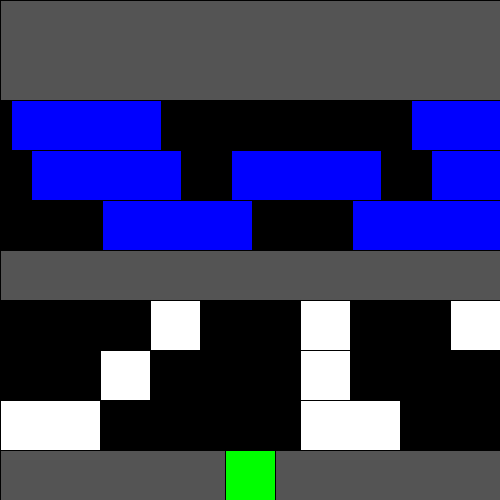
Frame 1 (no input)
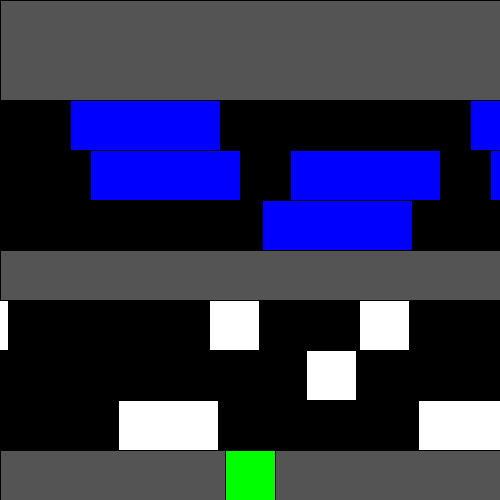
Frame 60 (the mouse pressed at the canvas centre just before this capture)
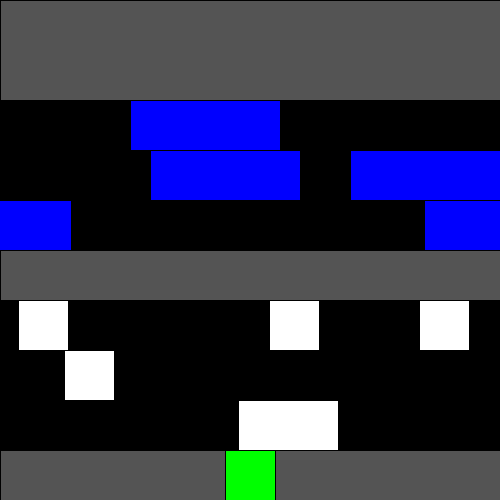
Frame 120 (the mouse held since frame 60 and released just before this capture)

The Processing sketch that drew these frames (run headless with seeded random() and noise(); from frame 60 on, the mouse is pressed at the canvas centre):

// Processing sketch: Frogger
// ── Frogger.pde

Frog frog;
Car cars[];
Log logs[];
float grid=50;

void setup() {
  size(500,500);
  cars=new Car[8];
  logs=new Log[7];
  
  int index=0;
  //ROW 1
  reset();
  for(int i=0;i<2;i++) {
    float x=i*300;
    cars[index] =new Car(x,height-grid*2,grid*2,grid,2);
    index++;
  }
  //ROW2
  for(int i=0;i<2;i++) {
    float x=i*200+100;
    cars[index] =new Car(x,height-grid*3,grid,grid,3.5);
    index++;
  }
  //ROW3
  for(int i=0;i<4;i++) {
    float x=i*150+150;
    cars[index] =new Car(x,height-grid*4,grid,grid,1);
    index++;
  }
  
  //ROW5
  index=0;
  for(int i=0;i<2;i++) {
    float x=i*250+100;
    logs[index] =new Log(x,height-grid*6,grid*3,grid,2.7);
    index++;
  }
  //ROW6

  for(int i=0;i<3;i++) {
    float x=i*200+30;
    logs[index] =new Log(x,height-grid*7,grid*3,grid,1);
    index++;
  }
  //ROW6

  for(int i=0;i<2;i++) {
    float x=i*400+10;
    logs[index] =new Log(x,height-grid*8,grid*3,grid,1);
    index++;
  }
  
  
} 


void reset() {
  frog=new Frog(width/2-grid/2,height-grid,grid);
  frog.attach(null);
  
} 
void draw() {
  background(0);
  fill(215,100);
  rect(0,height-grid,width,grid);
  rect(0,height-grid*5,width,grid);
  rect(0,0,width,grid*2);
  
  for(Car car:cars) {
    car.show();
    car.updateCar();
    if(car.intersects(frog)) {
      reset();
    } 
  }
 
  for(Log log:logs) {
    log.updateCar();
    log.show();

  } 
  if(frog.y<height-grid*5 && frog.y>grid*2) {
    boolean ok=false;
    for(Log log:logs) {
      if(frog.intersects(log)) {
        ok=true;
        frog.attach(log);
        //frog.x+=log.speed;
      } 
      
    } 
    frog.updateByLog();
    if(!ok) {
        reset();
    } 
  } else {
    frog.attach(null);
  } 
  
 
  frog.show();
  
  
} 

void keyPressed() {
  if(keyCode==UP) {
    frog.move(0,-1);
  } else if(keyCode==DOWN) {
    frog.move(0,1);
    
  } else if(keyCode==RIGHT) {
    frog.move(1,0);
  }else if(keyCode==LEFT) {
    frog.move(-1,0);
  } 
  
} 
// ── Car.pde
class Car extends Rectangle {
   float x;
   float y;
   float w;
   float h;
   float speed;
   Car(float _x,float _y,float _w,float _h,float s) {
    super(_x,_y,_w,_h);
    x=_x;
    y=_y;
    w=_w;
    h=_h;
    speed=s;
   
    
  } 
  
  void updateCar() {
    x=x+speed;
    update(x,y,w,h);
    if(x>width+grid) {
      x=-w-grid;
    } 
    
  } 
  
   void show() {
    fill(255);
    rectMode(CORNER);
    rect(x,y,w,h);
   
   
    
  }
  
  
} 
// ── Frog.pde
class Frog extends Rectangle {
  Log attached=null;
  float x,y,w;
  Frog(float _x,float _y,float _w) {
    super(_x,_y,_w,_w);
    x=_x;
    y=_y;
    w=_w;
   
    
  } 
  void attach(Log log) {
    attached=log;
    
  } 
  void show() {
    fill(0,255,0);
    //rectMode(CORNER);
    rect(x,y,w,w);
   
    
  }
  void updateByLog() {
   if(attached!=null) {
     x+=attached.speed;
     
   } 
   frog.x=constrain(x,0,width-w);
    
  }
  void move(float xdir,float ydir) {
    x+=xdir*grid;
    y+=ydir*grid;
    update(x,y,w,w);
    if(x>width||x<0||y>height||y<0) {
        reset();
    } 
    
    
  }
  
} 
// ── Log.pde
class Log extends Car {
    Log(float _x,float _y,float _w,float _h,float s) {
      super(_x,_y,_w,_h,s);
      
    } 
    void show() {
      fill(0,0,255);
      rect(x,y,w,h);
      
    } 
  
}  
// ── Rectangle.pde
class Rectangle {
  float left;
  float right;
  float top;
  float bottom;
  
  Rectangle(float x,float y,float w,float h) {
    update(x,y,w,h);
    
  } 
  void update(float x,float y,float w,float h) {
    left=x;
    right=x+w;
    top=y;
    bottom=y+h;
  } 
  
  boolean intersects(Rectangle other) {
    return !(left>=other.right || right <=other.left || top>=other.bottom|| bottom<=other.top);
    
  } 
  
} 
